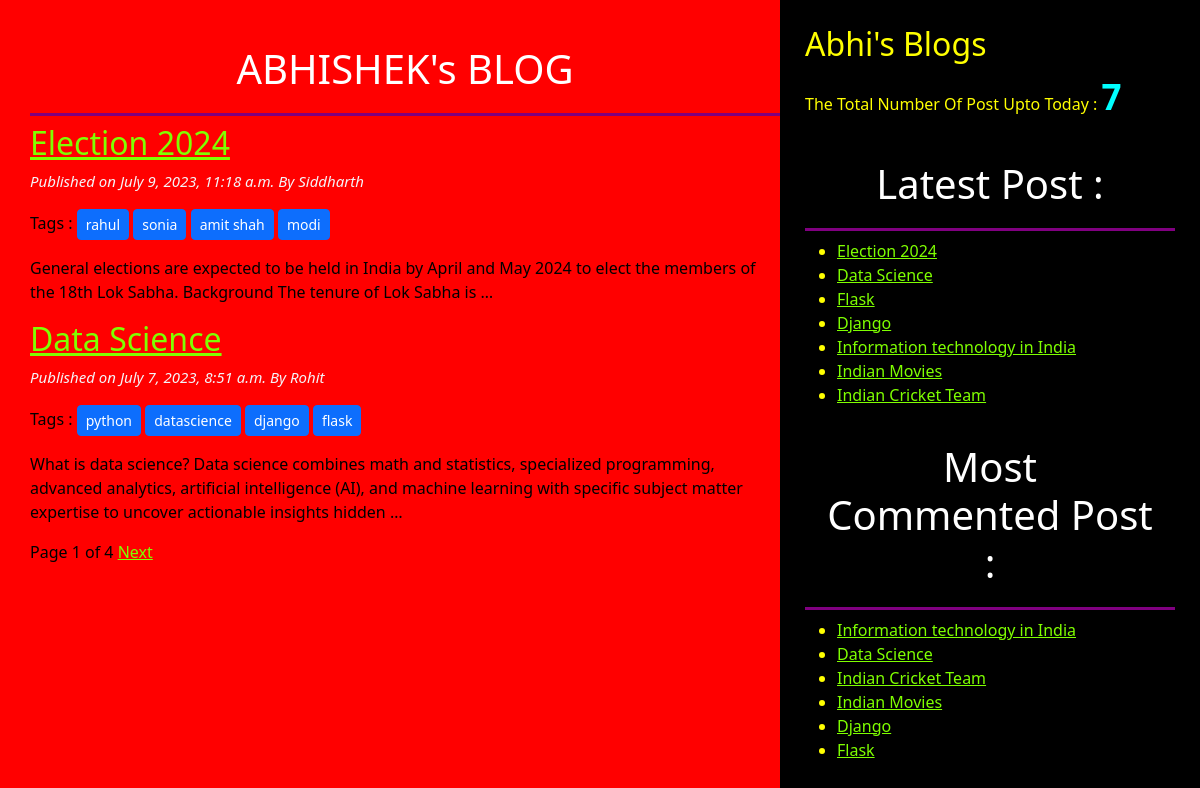
The page / on the database its author committed.
### blog/models.py (models this page shows, shortened)
class Post(models.Model):
    STATUS_CHOICE=(('draft','Draft'),('publish','Publish'))
    title=models.CharField(max_length=256)
    slug=models.SlugField(max_length=256,unique_for_date='publish')
    author=models.ForeignKey(User,related_name='blog_post',on_delete=models.CASCADE)
    body=models.TextField()
    publish=models.DateTimeField(default=timezone.now)
    created=models.DateTimeField(auto_now_add=True)
    updated=models.DateTimeField(auto_now=True)
    status=models.CharField(max_length=10,choices=STATUS_CHOICE,default='draft')
    objects=CustomManager()
    tags=TaggableManager()
    class Meta:
        ordering=('-publish',)
    def get_absolute_url(self):
        return reverse("post_detail", args=[self.publish.year,self.publish.strftime('%m'),self.publish.strftime('%d'),self.slug])

### blog/views.py (the view)
# urls.py: path('', views.post_list_view ),
def post_list_view(request,tag_slug=None):
    post_list=Post.objects.all()
    tag=None
    if tag_slug:
        tag=get_object_or_404(Tag,slug=tag_slug)
        post_list=post_list.filter(tags__in=[tag])
    paginator=Paginator(post_list,2)
    page_number=request.GET.get('page')
    try:
        post_list=paginator.page(page_number)
    except PageNotAnInteger:
        post_list=paginator.page(1)
    except EmptyPage:
        post_list=paginator.page(paginator.num_pages)
    return render(request,'blog/post_list.html',{'post_list':post_list})

### blog/models.py (called while the page is built)
    def get_queryset(self):
        return super().get_queryset().filter(status='publish')

### blog/templatetags/blog_tags.py (called while the page is built)
@register.simple_tag
def total_posts():
    return Post.objects.count()

@register.inclusion_tag('blog/latest_post123.html')
def show_latest_post():
    latest_post=Post.objects.order_by('-publish')[:7]
    return {'latest_post':latest_post}

@register.simple_tag
def get_most_commented_post(count=6):
    return Post.objects.annotate(total_comments=Count('comments')).order_by('-total_comments')[:count]

### templates/blog/post_list.html (shortened to what this page needs)
<!DOCTYPE html>
{% extends 'blog/base.html' %}
        {% block body_block %}
         <h1> ABHISHEK's BLOG</h1>
             {% for post in post_list  %}
                <a href="{{post.get_absolute_url}}"> <h2> {{post.title}} </h2> </a>
                <p id='date'> Published on {{post.publish}} By {{post.author|title}}</p>
                <p>Tags :
                  {% for tag in post.tags.all %}
                     <a href="{% url 'post_list_by_tag_name' tag.slug %}" class='btn btn-primary btn-sm'>{{tag.name}}</a>
                  {% endfor %}
               </p>
                {{post.body|truncatewords:30|linebreaks}}
             {% endfor %}
         {% include 'blog/pagination.html' with page=post_list %}
        {% endblock  %}

### templates/blog/base.html (shortened to what this page needs)
<!DOCTYPE html>
{% load blog_tags %}
{% load static %}
<html lang="en">
<head>
    <link href="https://cdn.jsdelivr.net/npm/bootstrap@5.3.0/dist/css/bootstrap.min.css" rel="stylesheet">
    <link rel="stylesheet" href="{% static 'css/blog3.css' %}">
</head>
<body>
    <div class="content">
        {% block body_block %}
        {% endblock  %}
    </div>
    <div class="sidebar">
        <h2>Abhi's Blogs</h2>
        <p>The Total Number Of Post Upto Today : <span id='pcount'>{% total_posts %}</span> </p>
        <h1>Latest Post : </h1> {% show_latest_post %}
        <h1>Most Commented Post :</h1>
        {% get_most_commented_post as most_commented_post %}
        <ul>
            {% for post in most_commented_post %}
               <li> <a href="{{post.get_absolute_url}}"> {{post.title}} </a> </li>
            {% endfor %}
        </ul>
    </div>
</body>
</html>

### templates/blog/pagination.html (shortened to what this page needs)
<div class="paginator">
    <span>
        Page {{page.number}} of {{page.paginator.num_pages}}
    </span>
    <span>
        {% if page.has_next %}
          <a href="?page={{page.next_page_number}}"> Next</a>
        {% endif %}
    </span>
</div>

### templates/blog/latest_post123.html
<ul>
    {% for post  in latest_post  %}
      <li> <a href="{{post.get_absolute_url}}"> {{post.title}} </a>
      </li>
    {% endfor %}
</ul>

### static/css/blog3.css (style rules this page uses)
.content { width: 65% ; float: left; background-color:red; color:black; padding: 25px 0 0 30px ; height: 100%; }
.sidebar { width: 35% ; float: right; background-color: black; color: yellow; padding: 25px; height: 100%; }
h1 { text-align: center; border-bottom: 3px solid purple; padding: 20px; color: white; }
#date { color: rgb(245, 244, 248); font-size: 15px; font-style: italic; }
a { color: chartreuse; }
body { background-color: red; }
#pcount { font-size: 35px; font-weight: 900; color: aqua; }

### rows shown on the page
Post: title "Election 2024", publish "July 9, 2023, 11:18 a.m.", author "Siddharth", body "General elections are expected to be held in India by April and May 2024 to elect the members of the 18th Lok Sabha. Background The tenure of Lok Sabha is …"
Tag: name "rahul"
Tag: name "sonia"
Tag: name "amit shah"
Tag: name "modi"
Post: title "Data Science", publish "July 7, 2023, 8:51 a.m.", author "Rohit", body "What is data science? Data science combines math and statistics, specialized programming, advanced analytics, artificial intelligence (AI), and machine learning with specific subject matter expertise to uncover actionable insights hidden …"
Tag: name "python"
Tag: name "datascience"
Tag: name "django"
Tag: name "flask"
Post: title "Flask"
Post: title "Django"
Post: title "Information technology in India"
Post: title "Indian Movies"
Post: title "Indian Cricket Team"

### other values the page prints
{{ page.number }} "1"
{{ page.paginator.num_pages }} "4"
